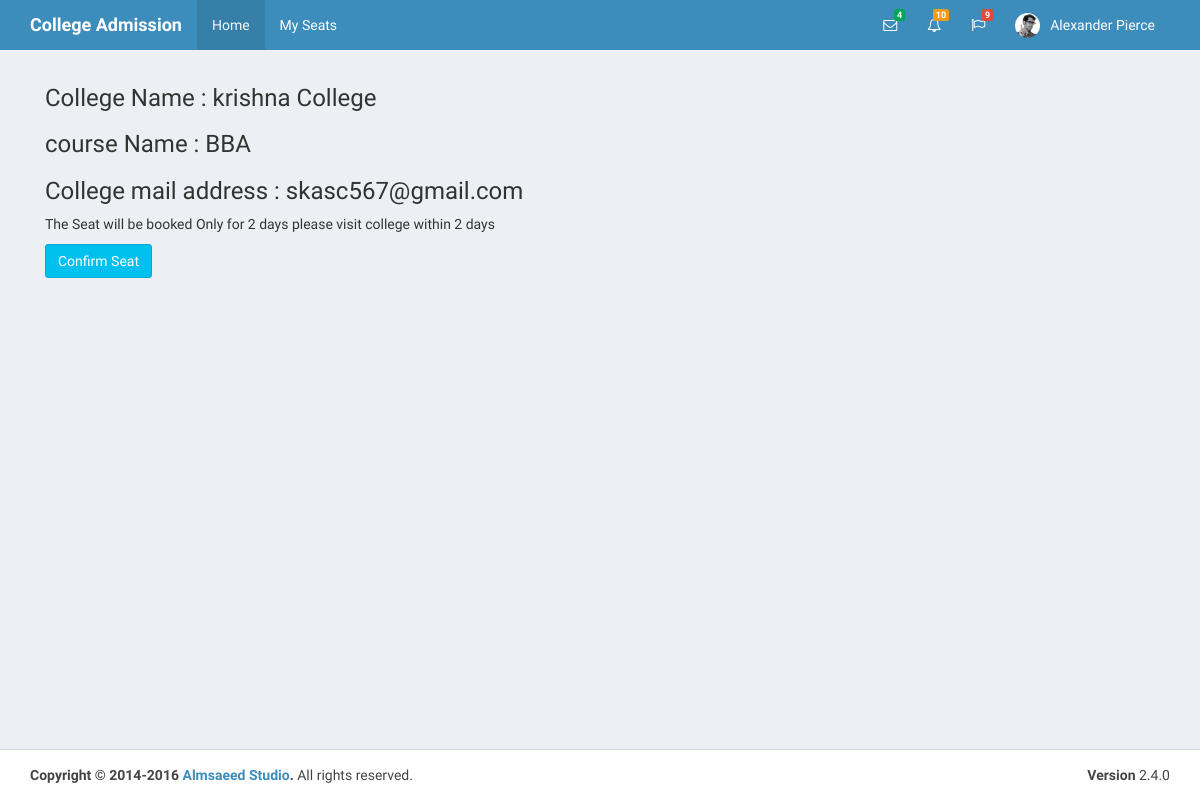
Before: /book_college.php?id=11 (signed in) with the older database file.
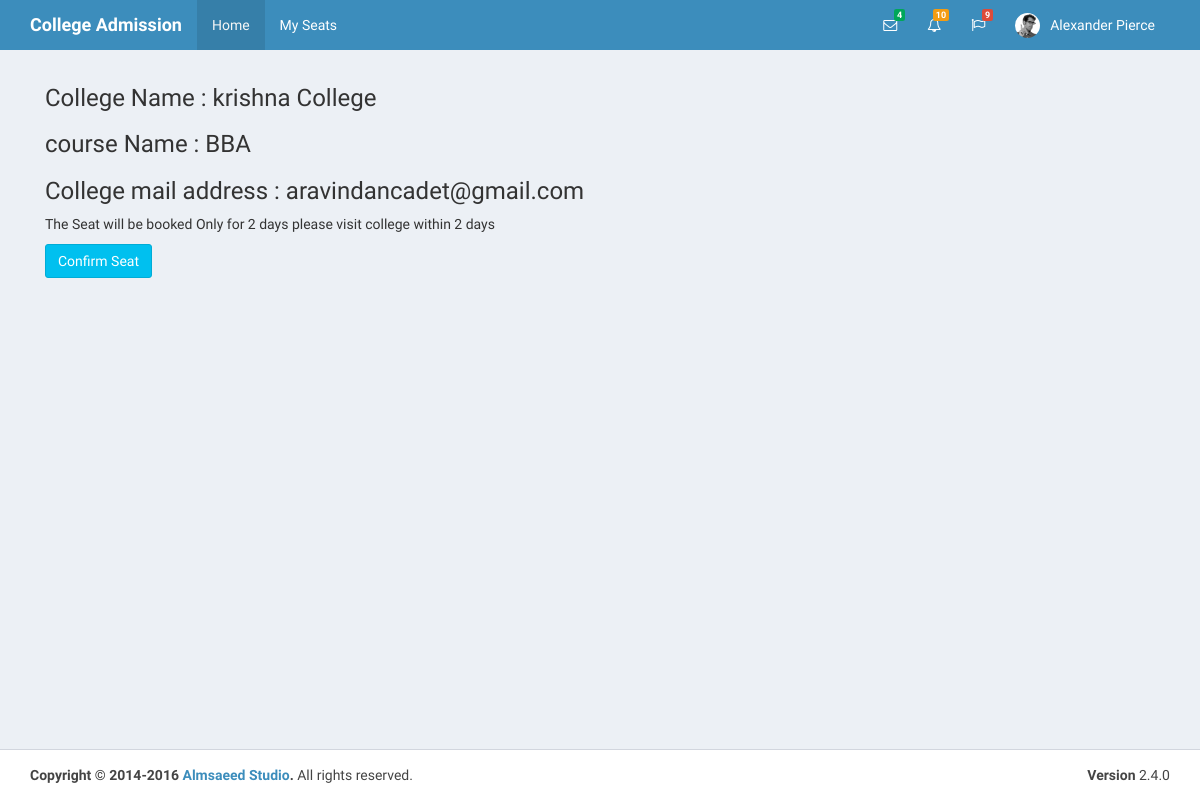
After: the same page with the newer database file.
### tables this page shows
CREATE TABLE `department_master` (
  `id` int(11) NOT NULL,
  `college_id` int(11) NOT NULL,
  `course_name` varchar(255) NOT NULL,
  `total_seats` int(11) NOT NULL,
  `booked_seats` int(11) NOT NULL,
  `10avg_needed` decimal(5,2) NOT NULL,
  `12avg_needed` decimal(5,2) NOT NULL
);

CREATE TABLE `college_master` (
  `id` int(11) NOT NULL,
  `college_name` varchar(255) NOT NULL,
  `college_email` varchar(255) NOT NULL,
  `college_password` varchar(255) NOT NULL,
  `college_mobile` varchar(20) NOT NULL,
  `user_type` varchar(100) NOT NULL DEFAULT 'college'
);

### inc/services/db_config.php (called while the page is built, shortened)
<?php
class DB_con {
	public $connection;
	function __construct(){
		$this->connection = new mysqli(DB_SERVER, DB_USERNAME, DB_PASSWORD,DB_DATABASE);
	}
	function ret_obj(){
		return $this->connection;
	}
}

### inc/services/class.user.php (called while the page is built, shortened)
<?php
	include_once "db_config.php";
	class User{
		protected $db;
		public function __construct(){
			$this->db = new DB_con();
			$this->db = $this->db->ret_obj();
		}
	public function select($table, $rows = '*', $where = null, $union = null, $where1 = null, $order = null)
    {
        $q = 'SELECT '.$rows.' FROM '.$table;
        if($where != null)
		{
            $q .= ' WHERE '.$where;
        }
		$result= $this->db->query($q);
		while($row= mysqli_fetch_array($result))
		{
			$array[]=$row;
		}
		if(!empty($array))
		{
		return $array;
		}
		else
		{
		return false;
		}
    }
}

### book_college.php (the view, shortened to what this page needs)
<?php
    include_once './inc/services/class.user.php';
    $user = new User();
?>
<?php
  if($_SESSION['user_type']=='student'){
    include './top_inc/top_head_ass.php';
    include './top_inc/top_header.php';
  }
  if (isset($_GET['id'])) {
      $dep_id = $_GET['id'];
  }
  $table='department_master d join college_master c on d.college_id = c.id';
  $where='d.id ="'.$dep_id.'"';
  $details = $user->select($table,$rows='d.*,c.*',$where);
  $college_name = $details[0]['college_name'];
  $course_name = $details[0]['course_name'];
  $college_email = $details[0]['college_email'];
?>
<div class="content-wrapper">
    <div class="container">
      <section class="content">
        <h3>College Name : <?php echo $college_name; ?></h3>
        <h3>course Name : <?php echo $course_name; ?></h3>
        <h3>College mail address : <?php echo $college_email; ?></h3>
        <p>The Seat will be booked Only for 2 days please visit college within 2 days</p>
        <form action="" method='post'>
           <button type='submit' name='book_seat' class='btn btn-info'>Confirm Seat</button>
        </form>
      </section>
    </div>
  </div>
  <?php
  if($_SESSION['user_type']=='student'){
    include './top_inc/top_footer.php';
  }
?>

Changed rows visible on the page:
changed through a linked row, department_master "BBA": college.college_email "skasc567@gmail.com" → "aravindancadet@gmail.com"
